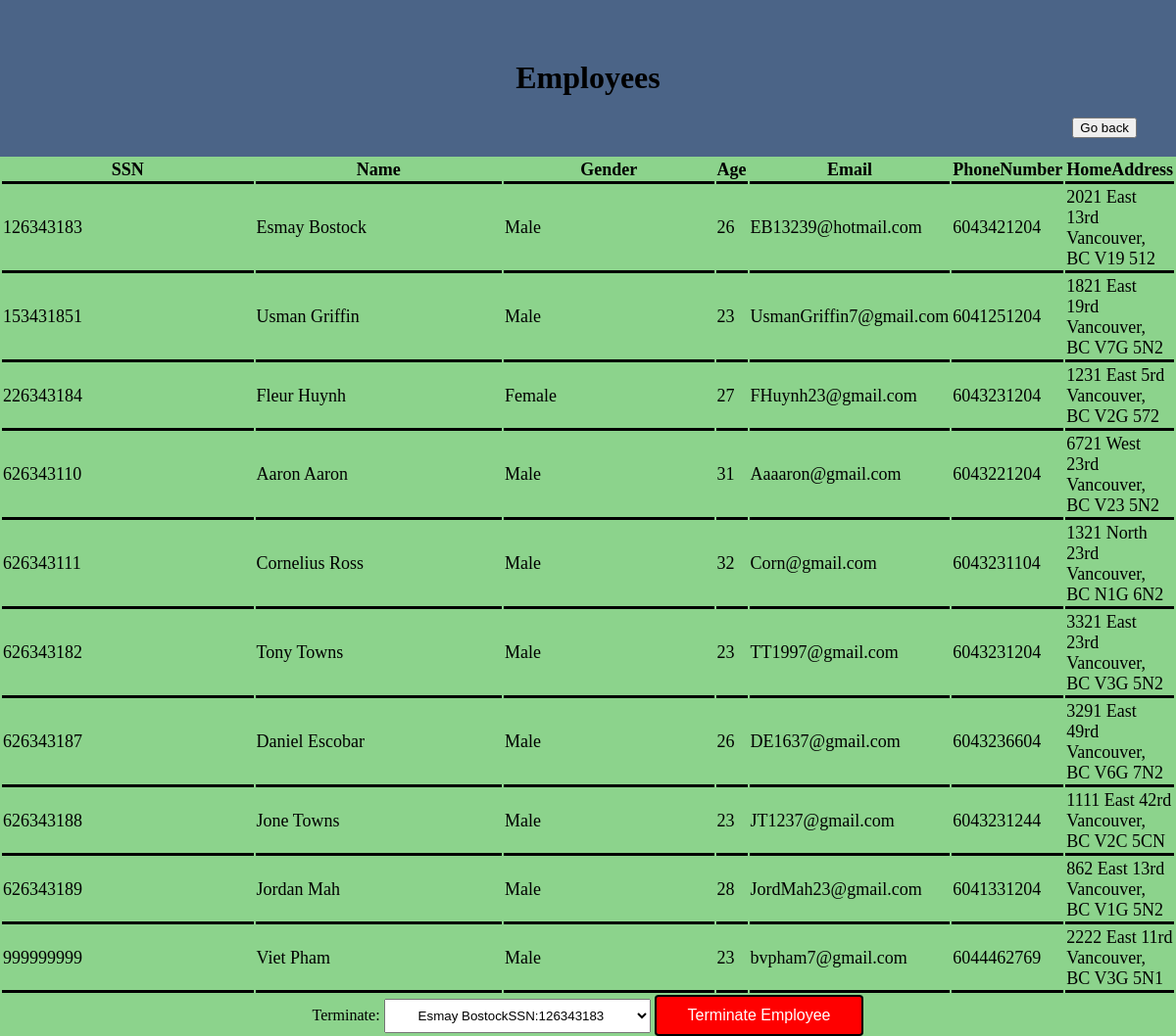
Page /employee.php on the committed database.
### tables this page shows
CREATE TABLE Employee (
    SSN			    integer,
    Name			char(20),
    Gender		    char(7),
    Age			    integer,
    Email			char(40),
    PhoneNumber	    char(10),
    HomeAddress	    char(40),
    primary key (SSN)
);

### employee.php (the view, shortened to what this page needs)
<!DOCTYPE html>
<html>
<head>
    <link rel="stylesheet" href="styles.css">
</head>
<body>
    <div class="header">
        <h1>Employees</h1>
        <div class="account">
            <button onclick="window.location.href='<?php echo $_SESSION['returnpage']; ?>'" class="account-button">Go back</button>
        </div>
    </div>
</body>
</html>
<?php
    $conn = OpenCon();
    $sql = "SELECT * FROM Employee";
    $result = $conn->query($sql);
    if ($result->num_rows > 0) {
        echo "<table>
            <tr>
                <th class='border-class'>SSN</th>
                <th class='border-class'>Name</th>
                <th class='border-class'>Gender</th>
                <th class='border-class'>Age</th>
                <th class='border-class'>Email</th>
                <th class='border-class'>PhoneNumber</th>
                <th class='border-class'>HomeAddress</th>
            </tr>";
        while ($row = $result->fetch_assoc()) {
            echo
                "<tr>
                <td class='border-class'>" . $row["SSN"] . "</td>
                <td class='border-class'>" . $row["Name"] . "</td>
                <td class='border-class'>" . $row["Gender"] . "</td>
                <td class='border-class'>" . $row["Age"] . "</td>
                <td class='border-class'>" . $row["Email"] . "</td>
                <td class='border-class'>" . $row["PhoneNumber"] . "</td>
                <td class='border-class'>" . $row["HomeAddress"] . "</td>
            </tr>";
        }
        echo "</table>";
    } else {
        echo "0 results";
    }
    ?>
    <div id="terminate">
        <form action="../src/terminate.php" method="post">
            <label>Terminate:</label>
            <?php
            $employee = "SELECT SSN, Name FROM Employee";
            $all_employee = $conn->query($employee);
            echo "<select id='list_emp' name='employee'>";
            while ($emp_row = $all_employee->fetch_assoc()) {
                $employeename = $emp_row['Name'];
                $employeessn = $emp_row['SSN'];
                echo '<option value="' . $employeessn . '">' . $employeename . "SSN:" . $employeessn . '</option>';
            }
            echo "</select>";
            ?>
            <input type="submit" id="terminate-button" value="Terminate Employee">
        </form>
    </div>

### styles.css (style rules this page uses)
body { background-color: #8cd38c; margin: 0px; padding: 0px; }
.header { background-color: rgb(75, 100, 135); padding: 40px 40px 40px 40px; margin: 0px; }
.account-button { float: right; margin-left: 15px; }

### employee.php (style rules this page uses)
.border-class { width: 35%; font-size: 18px; border-bottom-style: solid; border-bottom-color: black; border-bottom-width: 3px; }
.header { text-align: center; }
#terminate-button { background-color: red; border: 2px solid black; border-radius: 4px; color: white; padding: 10px 32px; text-align: center; display: inline-block; font-size: 16px; transition-duration: 0.4s; }
#list_emp { padding: 8px 30px; }
#terminate { text-align: center; }

### rows in the picture
employee: SSN "126343183", Name "Esmay Bostock", Gender "Male", Age "26", Email "EB13239@hotmail.com", PhoneNumber "6043421204", HomeAddress "2021 East 13rd Vancouver, BC V19 512"
employee: SSN "153431851", Name "Usman Griffin", Gender "Male", Age "23", Email "UsmanGriffin7@gmail.com", PhoneNumber "6041251204", HomeAddress "1821 East 19rd Vancouver, BC V7G 5N2"
employee: SSN "226343184", Name "Fleur Huynh", Gender "Female", Age "27", Email "FHuynh23@gmail.com", PhoneNumber "6043231204", HomeAddress "1231 East 5rd Vancouver, BC V2G 572"
employee: SSN "626343110", Name "Aaron Aaron", Gender "Male", Age "31", Email "Aaaaron@gmail.com", PhoneNumber "6043221204", HomeAddress "6721 West 23rd Vancouver, BC V23 5N2"
employee: SSN "626343111", Name "Cornelius Ross", Gender "Male", Age "32", Email "Corn@gmail.com", PhoneNumber "6043231104", HomeAddress "1321 North 23rd Vancouver, BC N1G 6N2"
employee: SSN "626343182", Name "Tony Towns", Gender "Male", Age "23", Email "TT1997@gmail.com", PhoneNumber "6043231204", HomeAddress "3321 East 23rd Vancouver, BC V3G 5N2"
employee: SSN "626343187", Name "Daniel Escobar", Gender "Male", Age "26", Email "DE1637@gmail.com", PhoneNumber "6043236604", HomeAddress "3291 East 49rd Vancouver, BC V6G 7N2"
employee: SSN "626343188", Name "Jone Towns", Gender "Male", Age "23", Email "JT1237@gmail.com", PhoneNumber "6043231244", HomeAddress "1111 East 42rd Vancouver, BC V2C 5CN"
employee: SSN "626343189", Name "Jordan Mah", Gender "Male", Age "28", Email "JordMah23@gmail.com", PhoneNumber "6041331204", HomeAddress "862 East 13rd Vancouver, BC V1G 5N2"
employee: SSN "999999999", Name "Viet Pham", Gender "Male", Age "23", Email "bvpham7@gmail.com", PhoneNumber "6044462769", HomeAddress "2222 East 11rd Vancouver, BC V3G 5N1"

### other values in the picture
form field employee "Esmay BostockSSN:126343183"
